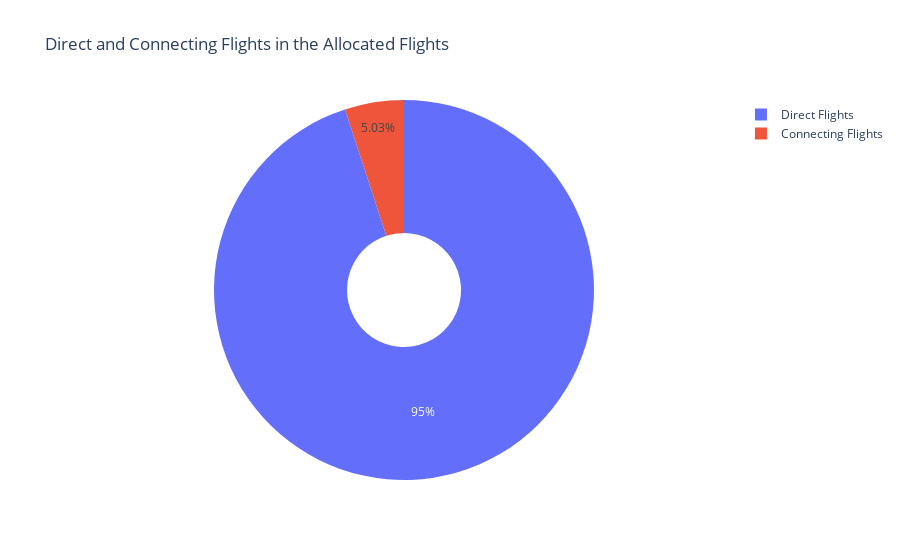

The code cell stored with this chart in its notebook:
### Code cell
# Calculate mean scores
direct_num = np.sum([1 for i in allocated if allocated[i]!='NULL' and len(allocated[i][0])==1])
connecting_num = np.sum([1 for i in allocated if allocated[i]!='NULL' and len(allocated[i][0])!=1])

# Create a DataFrame for mean scores
df_conn = pd.DataFrame(dict(
    FlightType=['Direct Flights', 'Connecting Flights'],
    Count=[direct_num, connecting_num]
))

# Create a pie chart for mean scores
fig = go.Figure(data=[go.Pie(labels=df_conn['FlightType'], values=df_conn['Count'], hole=0.3)])
fig.update_layout(title_text='Direct and Connecting Flights in the Allocated Flights')

fig.show()

### Figure 1 — Plotly figure (JSON) as saved in the notebook; plotly's stock layout.template omitted (floating-point values rounded to 4 significant figures)
{"data": [{"hole": 0.3, "labels": ["Direct Flights", "Connecting Flights"], "type": "pie", "values": [1833, 97]}], "layout": {"title": {"text": "Direct and Connecting Flights in the Allocated Flights"}}}
